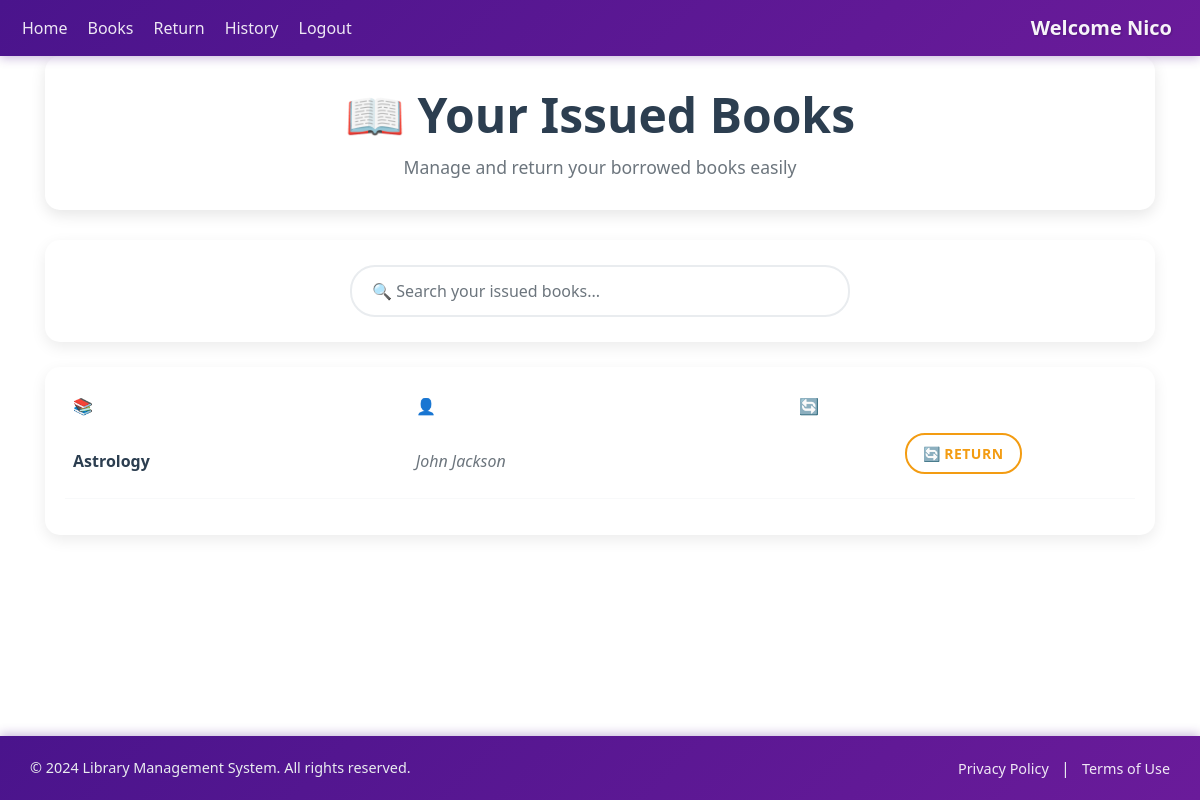
Page /return_item (signed in) on the earlier database version.
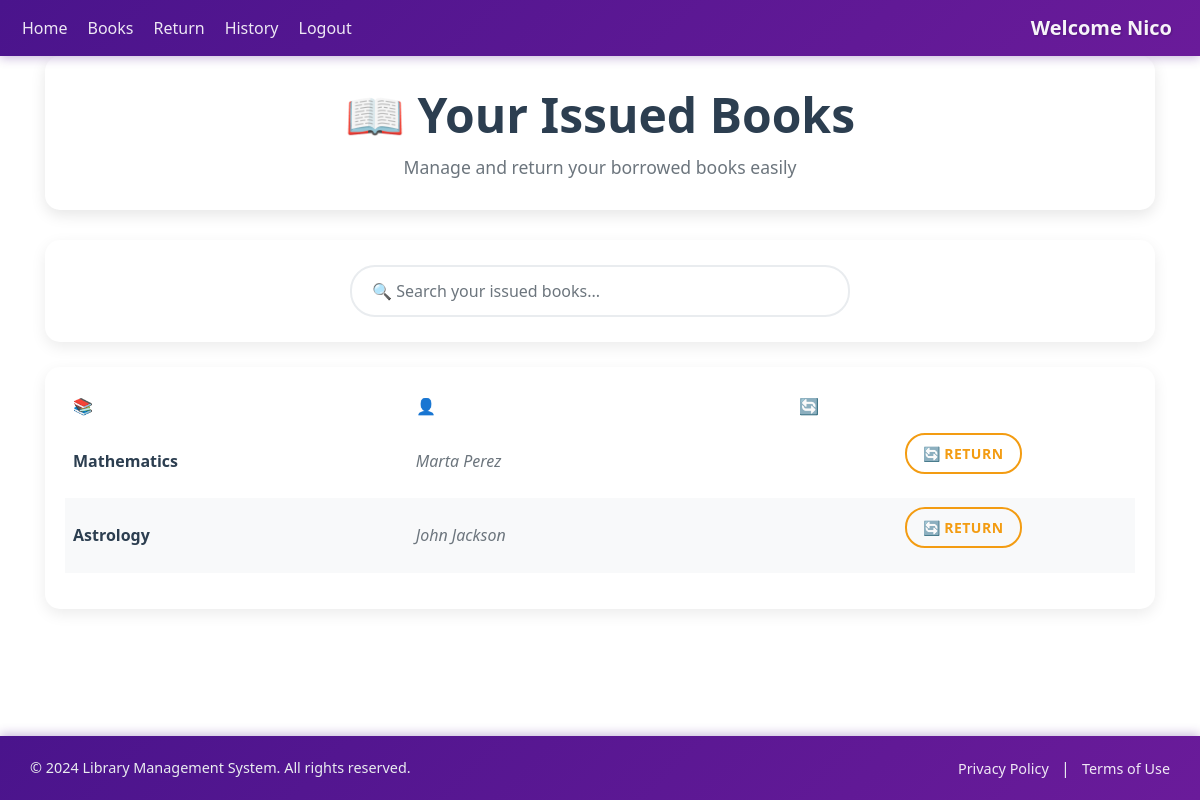
Same page on the later database version.
### polls/models.py (models this page shows, shortened)
class Book(models.Model):
    book_name = models.CharField(max_length=150)
    author_name = models.CharField(max_length=200)
    quantity = models.IntegerField(default=1)
    subject = models.CharField(max_length=2000)
    book_add_time = models.TimeField(default=timezone.now())
    book_add_date = models.DateField(default=date.today())
    class Meta:
        unique_together = ("book_name", "author_name")

### polls/views.py (the view, shortened to what this page needs)
# urls.py: path("return_item", views.return_item, name="return_item"),
@login_required(login_url="login")
def return_item(request):
    my_items = IssuedItem.objects.filter(
        user_id=request.user, return_date__isnull=True
    ).values_list("book_id")
    books = Book.objects.exclude(~Q(id__in=my_items))
    params = {"books": books}
    return render(request, "return_item.html", params)

### polls/templates/return_item.html (shortened to what this page needs)
{% extends 'base.html' %} {% block content %}
<div class="container">
  <div class="page-header">
    <h1 class="display-5 fw-bold">📖 Your Issued Books</h1>
    <p class="page-subtitle">Manage and return your borrowed books easily</p>
  </div>
  <div class="search-wrapper">
    <div class="input-group">
      <input
        id="search"
        type="search"
        class="form-control"
        placeholder="🔍 Search your issued books..."
        aria-label="Search"
        aria-describedby="search-addon"
      />
    </div>
  </div>
  <div class="table-wrapper">
    <table class="table">
      <thead>
        <tr>
          <th scope="col">📚 Book Name</th>
          <th scope="col">👤 Author Name</th>
          <th scope="col">🔄 Action</th>
        </tr>
      </thead>
      <tbody id="table_data">
        {% for book in books %}
        <tr>
          <td><span class="book-name">{{book.book_name}}</span></td>
          <td><span class="author-name">{{book.author_name}}</span></td>
          <td>
            <center>
              <form action="return_item" method="post">
                <button type="submit" class="btn btn-outline-warning btn-sm">
                  <b>🔄 Return</b>
                </button>
              </form>
            </center>
          </td>
        </tr>
        {% endfor %}
      </tbody>
    </table>
  </div>
</div>
{% endblock %}

Differences in the rows shown:
now on this page (row edited): Book: book_name "Mathematics", author_name "Marta Perez"
